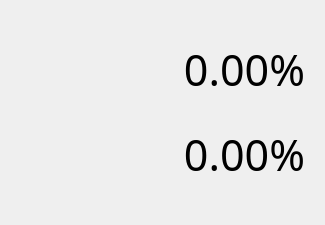
<?xml version="1.0" encoding="UTF-8"?>
<ui version="4.0">
 <class>CardDisplay</class>
 <widget class="QWidget" name="CardDisplay">
  <property name="geometry">
   <rect>
    <x>0</x>
    <y>0</y>
    <width>325</width>
    <height>225</height>
   </rect>
  </property>
  <property name="sizePolicy">
   <sizepolicy hsizetype="Expanding" vsizetype="Expanding">
    <horstretch>0</horstretch>
    <verstretch>0</verstretch>
   </sizepolicy>
  </property>
  <property name="minimumSize">
   <size>
    <width>325</width>
    <height>225</height>
   </size>
  </property>
  <property name="windowTitle">
   <string>Form</string>
  </property>
  <property name="toolTip">
   <string>&lt;html&gt;&lt;head/&gt;&lt;body&gt;&lt;p&gt;Shows the chance of seeing a rare card in the next combat reward screen. Chances start small (resetting between acts) and will increase with each common card rolled. The chance will also reset upon seeing a rare card. Elites drop rares at a slightly higher rate than regular fights and that probability is shown on the second row.&lt;/p&gt;&lt;p&gt;The full probabilities are a bit more complicated and deserve a better writeup at some point, but every common card seen (uncommons do not change anything) will roughly increase your chance of seeing a rare card a little over 1%.&lt;/p&gt;&lt;p&gt;This number is modified by the relics &amp;quot;Busted Crown&amp;quot;, &amp;quot;Question Card&amp;quot;, &amp;quot;Prayer Wheel&amp;quot;, and &amp;quot;Nloth's Gift&amp;quot;, as they affect the number of cards seen at the end of each fight.&lt;/p&gt;&lt;p&gt;Note: rare cards will never drop upgraded without the egg relics as they ignore the act/ascension's upgrade chance.&lt;/p&gt;&lt;p&gt;WARNING: these numbers may be incorrect! I still need to test the calculations a bit further and there may be bugs (especially with relic interactions). They should hopefully be correct for the basic no relic case.&lt;/p&gt;&lt;/body&gt;&lt;/html&gt;</string>
  </property>
  <layout class="QGridLayout" name="gridLayout">
   <property name="leftMargin">
    <number>20</number>
   </property>
   <property name="topMargin">
    <number>20</number>
   </property>
   <property name="rightMargin">
    <number>20</number>
   </property>
   <property name="bottomMargin">
    <number>20</number>
   </property>
   <property name="horizontalSpacing">
    <number>10</number>
   </property>
   <item row="0" column="0" colspan="2">
    <widget class="QLabel" name="label_4">
     <property name="sizePolicy">
      <sizepolicy hsizetype="Fixed" vsizetype="Fixed">
       <horstretch>0</horstretch>
       <verstretch>0</verstretch>
      </sizepolicy>
     </property>
     <property name="text">
      <string/>
     </property>
     <property name="pixmap">
      <pixmap resource="resources/resources.qrc">:/icons/deck.svg</pixmap>
     </property>
    </widget>
   </item>
   <item row="1" column="0">
    <widget class="QLabel" name="label_5">
     <property name="sizePolicy">
      <sizepolicy hsizetype="Fixed" vsizetype="Fixed">
       <horstretch>0</horstretch>
       <verstretch>0</verstretch>
      </sizepolicy>
     </property>
     <property name="text">
      <string/>
     </property>
     <property name="pixmap">
      <pixmap resource="resources/resources.qrc">:/icons/deck_elite.svg</pixmap>
     </property>
    </widget>
   </item>
   <item row="1" column="3">
    <widget class="QLabel" name="label_elite_rare_chance">
     <property name="sizePolicy">
      <sizepolicy hsizetype="Expanding" vsizetype="Preferred">
       <horstretch>0</horstretch>
       <verstretch>0</verstretch>
      </sizepolicy>
     </property>
     <property name="font">
      <font>
       <family>Kreon</family>
       <pointsize>32</pointsize>
      </font>
     </property>
     <property name="text">
      <string>0.00%</string>
     </property>
     <property name="alignment">
      <set>Qt::AlignRight|Qt::AlignTrailing|Qt::AlignVCenter</set>
     </property>
    </widget>
   </item>
   <item row="0" column="3">
    <widget class="QLabel" name="label_rare_chance">
     <property name="sizePolicy">
      <sizepolicy hsizetype="Expanding" vsizetype="Preferred">
       <horstretch>0</horstretch>
       <verstretch>0</verstretch>
      </sizepolicy>
     </property>
     <property name="font">
      <font>
       <family>Kreon</family>
       <pointsize>32</pointsize>
      </font>
     </property>
     <property name="text">
      <string>0.00%</string>
     </property>
     <property name="alignment">
      <set>Qt::AlignRight|Qt::AlignTrailing|Qt::AlignVCenter</set>
     </property>
    </widget>
   </item>
   <item row="0" column="2" rowspan="2">
    <spacer name="horizontalSpacer">
     <property name="orientation">
      <enum>Qt::Horizontal</enum>
     </property>
     <property name="sizeHint" stdset="0">
      <size>
       <width>10</width>
       <height>20</height>
      </size>
     </property>
    </spacer>
   </item>
  </layout>
 </widget>
 <resources>
  <include location="resources/resources.qrc"/>
 </resources>
 <connections/>
</ui>
